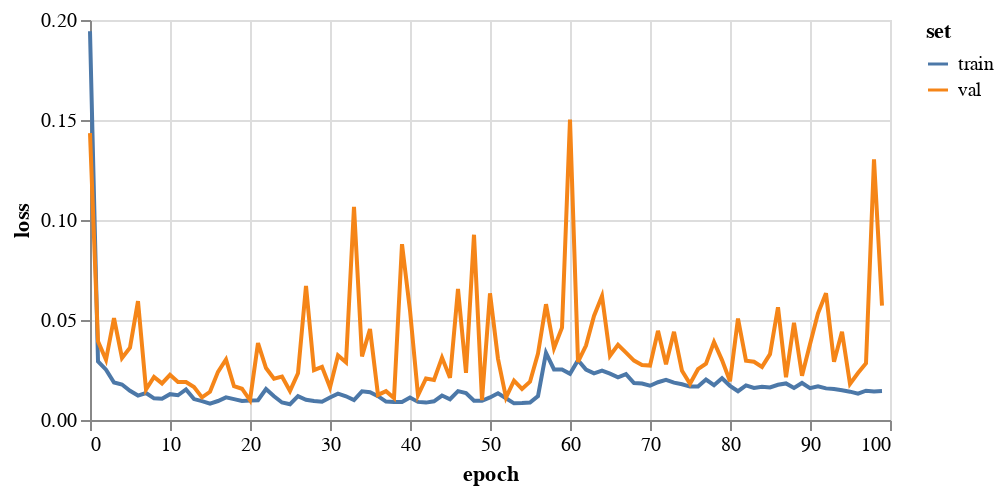

Notebook code for this chart:
### Markdown cell above
## 3. Train a GCN

### Code cell
gcn = FeaStNet()
history = gcn.trainModel(trainData, valData, 
                         epochs=100,
                         batchSize=32,
                         saveDir='results/gcnBridge01/')

plotHistory(history)

### Figure 1 — Vega-Lite specification as saved in the notebook (floating-point values rounded to 4 significant figures)
{"config": {"view": {"continuousWidth": 400, "continuousHeight": 300}}, "data": {"name": "data-10173e4b5cc26daa140aa4a594af48e8"}, "mark": "line", "encoding": {"color": {"type": "nominal", "field": "set"}, "tooltip": [{"type": "quantitative", "field": "epoch"}, {"type": "quantitative", "field": "value"}], "x": {"type": "quantitative", "field": "epoch"}, "y": {"type": "quantitative", "axis": {"title": "loss"}, "field": "value"}}, "height": 200, "transform": [{"fold": ["train", "val"], "as": ["set", "value"]}], "width": 400, "$schema": "https://vega.github.io/schema/vega-lite/v4.8.1.json", "datasets": {"data-10173e4b5cc26daa140aa4a594af48e8": [{"train": 0.1944, "val": 0.1435, "epoch": 0}, {"train": 0.02934, "val": 0.03933, "epoch": 1}, {"train": 0.02517, "val": 0.03012, "epoch": 2}, {"train": 0.01876, "val": 0.05094, "epoch": 3}, {"train": 0.01775, "val": 0.031, "epoch": 4}, {"train": 0.01459, "val": 0.03615, "epoch": 5}, {"train": 0.01223, "val": 0.05946, "epoch": 6}, {"train": 0.0135, "val": 0.01523, "epoch": 7}, {"train": 0.01083, "val": 0.02154, "epoch": 8}, {"train": 0.01066, "val": 0.01829, "epoch": 9}, {"train": 0.01292, "val": 0.02261, "epoch": 10}, {"train": 0.01236, "val": 0.01902, "epoch": 11}, {"train": 0.01529, "val": 0.01902, "epoch": 12}, {"train": 0.01047, "val": 0.01646, "epoch": 13}, {"train": 0.009405, "val": 0.0113, "epoch": 14}, {"train": 0.008204, "val": 0.01409, "epoch": 15}, {"train": 0.009494, "val": 0.02406, "epoch": 16}, {"train": 0.01131, "val": 0.03024, "epoch": 17}, {"train": 0.01044, "val": 0.01686, "epoch": 18}, {"train": 0.009535, "val": 0.01564, "epoch": 19}, {"train": 0.009775, "val": 0.009865, "epoch": 20}, {"train": 0.009898, "val": 0.03844, "epoch": 21}, {"train": 0.01547, "val": 0.02599, "epoch": 22}, {"train": 0.01188, "val": 0.02069, "epoch": 23}, {"train": 0.008751, "val": 0.02176, "epoch": 24}, {"train": 0.007867, "val": 0.01453, "epoch": 25}, {"train": 0.01193, "val": 0.02336, "epoch": 26}, {"train": 0.01009, "val": 0.06698, "epoch": 27}, {"train": 0.009455, "val": 0.02493, "epoch": 28}, {"train": 0.009105, "val": 0.02661, "epoch": 29}, {"train": 0.01123, "val": 0.01631, "epoch": 30}, {"train": 0.01315, "val": 0.03227, "epoch": 31}, {"train": 0.01187, "val": 0.02887, "epoch": 32}, {"train": 0.009917, "val": 0.1065, "epoch": 33}, {"train": 0.01432, "val": 0.03181, "epoch": 34}, {"train": 0.01389, "val": 0.0455, "epoch": 35}, {"train": 0.01189, "val": 0.01255, "epoch": 36}, {"train": 0.009201, "val": 0.01442, "epoch": 37}, {"train": 0.009048, "val": 0.01095, "epoch": 38}, {"train": 0.009049, "val": 0.08794, "epoch": 39}, {"train": 0.01124, "val": 0.0548, "epoch": 40}, {"train": 0.009056, "val": 0.01236, "epoch": 41}, {"train": 0.008699, "val": 0.02078, "epoch": 42}, {"train": 0.009341, "val": 0.02002, "epoch": 43}, {"train": 0.01224, "val": 0.0312, "epoch": 44}, {"train": 0.01037, "val": 0.02108, "epoch": 45}, {"train": 0.01442, "val": 0.06551, "epoch": 46}, {"train": 0.01342, "val": 0.0236, "epoch": 47}, {"train": 0.009596, "val": 0.09264, "epoch": 48}, {"train": 0.009621, "val": 0.009894, "epoch": 49}, {"train": 0.01128, "val": 0.06333, "epoch": 50}, {"train": 0.01337, "val": 0.03057, "epoch": 51}, {"train": 0.01086, "val": 0.01121, "epoch": 52}, {"train": 0.008328, "val": 0.01969, "epoch": 53}, {"train": 0.008446, "val": 0.01551, "epoch": 54}, {"train": 0.008703, "val": 0.01914, "epoch": 55}, {"train": 0.01198, "val": 0.03325, "epoch": 56}, {"train": 0.03358, "val": 0.0579, "epoch": 57}, {"train": 0.02527, "val": 0.03587, "epoch": 58}, {"train": 0.02526, "val": 0.04619, "epoch": 59}, {"train": 0.02309, "val": 0.1502, "epoch": 60}, {"train": 0.02988, "val": 0.02904, "epoch": 61}, {"train": 0.02518, "val": 0.03723, "epoch": 62}, {"train": 0.02335, "val": 0.05204, "epoch": 63}, {"train": 0.02468, "val": 0.06198, "epoch": 64}, {"train": 0.02322, "val": 0.03211, "epoch": 65}, {"train": 0.02136, "val": 0.03759, "epoch": 66}, {"train": 0.02294, "val": 0.03368, "epoch": 67}, {"train": 0.01852, "val": 0.02972, "epoch": 68}, {"train": 0.0182, "val": 0.02753, "epoch": 69}, {"train": 0.01713, "val": 0.02721, "epoch": 70}, {"train": 0.01889, "val": 0.04458, "epoch": 71}, {"train": 0.02006, "val": 0.0279, "epoch": 72}, {"train": 0.01867, "val": 0.0441, "epoch": 73}, {"train": 0.01785, "val": 0.02458, "epoch": 74}, {"train": 0.0167, "val": 0.01812, "epoch": 75}, {"train": 0.0167, "val": 0.02541, "epoch": 76}, {"train": 0.02023, "val": 0.02815, "epoch": 77}, {"train": 0.01739, "val": 0.03897, "epoch": 78}, {"train": 0.02087, "val": 0.02994, "epoch": 79}, {"train": 0.01709, "val": 0.01939, "epoch": 80}, {"train": 0.01439, "val": 0.05072, "epoch": 81}, {"train": 0.01732, "val": 0.0297, "epoch": 82}, {"train": 0.01599, "val": 0.02911, "epoch": 83}, {"train": 0.01658, "val": 0.02655, "epoch": 84}, {"train": 0.01627, "val": 0.03293, "epoch": 85}, {"train": 0.01762, "val": 0.05638, "epoch": 86}, {"train": 0.01829, "val": 0.02142, "epoch": 87}, {"train": 0.016, "val": 0.04865, "epoch": 88}, {"train": 0.01851, "val": 0.02217, "epoch": 89}, {"train": 0.01592, "val": 0.03793, "epoch": 90}, {"train": 0.01689, "val": 0.05337, "epoch": 91}, {"train": 0.01581, "val": 0.06335, "epoch": 92}, {"train": 0.01545, "val": 0.02912, "epoch": 93}, {"train": 0.01487, "val": 0.04411, "epoch": 94}, {"train": 0.01416, "val": 0.018, "epoch": 95}, {"train": 0.01317, "val": 0.02345, "epoch": 96}, {"train": 0.01464, "val": 0.02832, "epoch": 97}, {"train": 0.01427, "val": 0.1303, "epoch": 98}, {"train": 0.01448, "val": 0.05722, "epoch": 99}]}}
